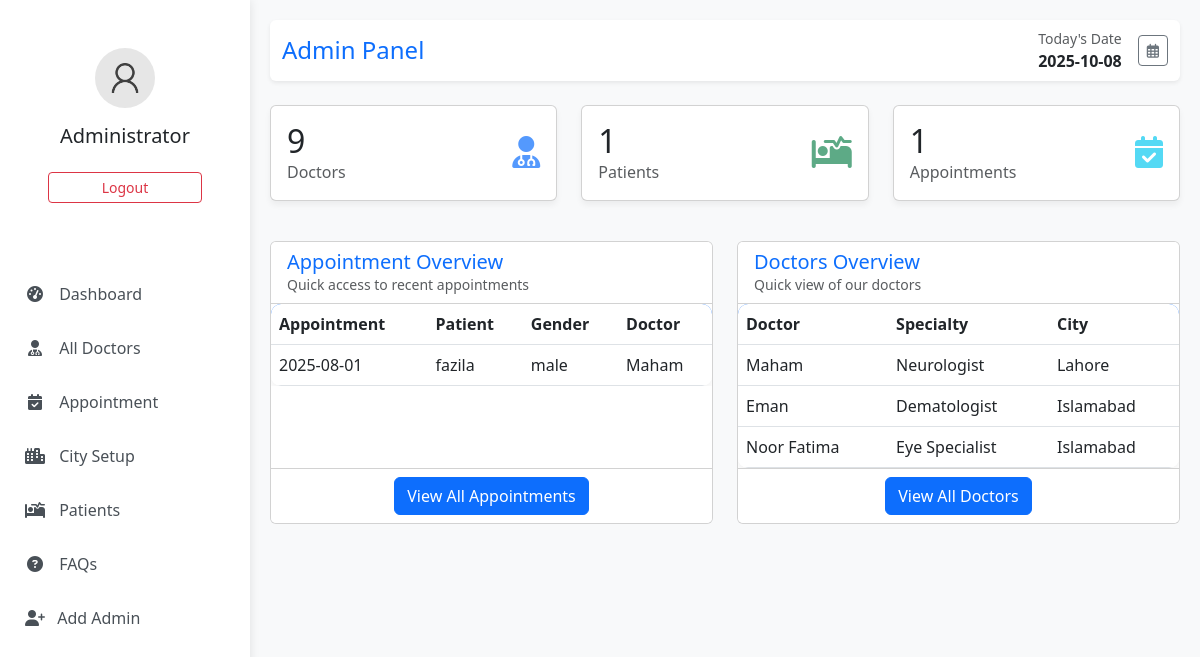
/admin/index.php (signed in), run on an earlier commit of the app's database.
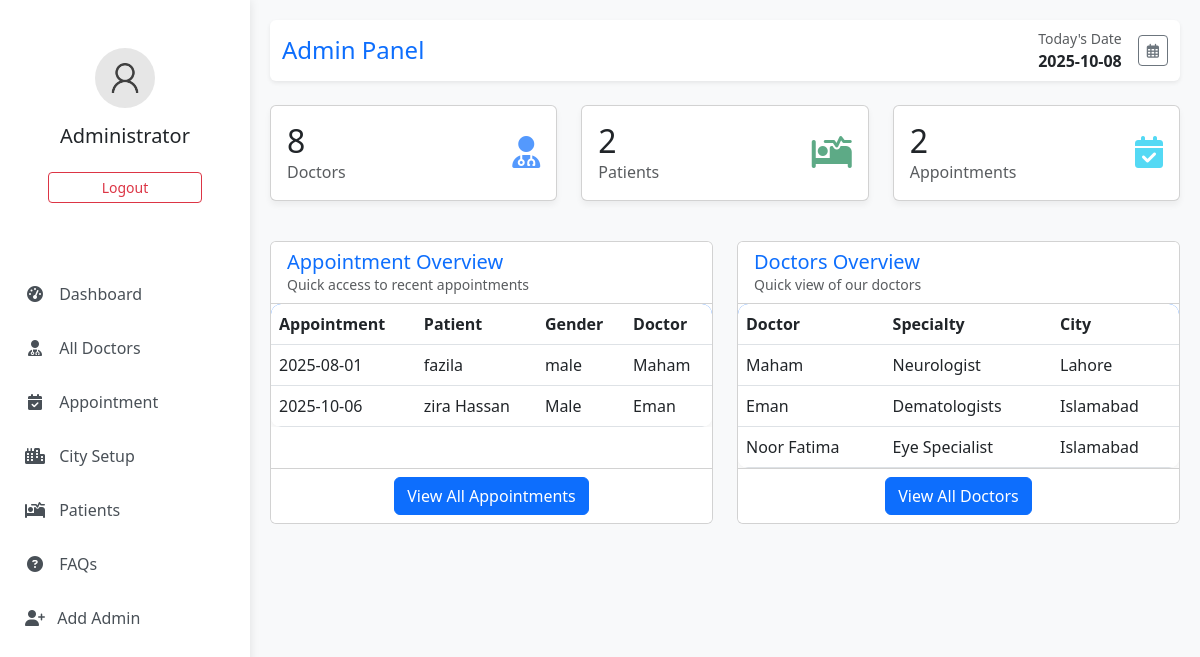
And on a later commit of the database.
### tables this page shows
CREATE TABLE `appointment` (
  `id` int(11) NOT NULL,
  `specialistid` int(11) NOT NULL,
  `docid` int(11) NOT NULL,
  `pt_name` varchar(255) NOT NULL,
  `dob` date NOT NULL,
  `pt_gender` varchar(225) NOT NULL,
  `pt_email` varchar(255) NOT NULL,
  `phone` varchar(255) NOT NULL,
  `pt_address` varchar(255) NOT NULL,
  `country` varchar(225) NOT NULL,
  `appdate` date NOT NULL,
  `apptime` time NOT NULL,
  `message` text NOT NULL,
  `status` varchar(255) NOT NULL DEFAULT 'pending'
);

CREATE TABLE `doctor` (
  `id` int(11) NOT NULL,
  `name` varchar(255) NOT NULL,
  `email` varchar(255) NOT NULL,
  `phone` varchar(255) NOT NULL,
  `gender` varchar(255) NOT NULL,
  `DOB` date NOT NULL,
  `city` int(11) NOT NULL,
  `CNIC` varchar(13) NOT NULL,
  `education` varchar(255) NOT NULL,
  `experience` text NOT NULL,
  `speciality` int(11) NOT NULL,
  `shift` varchar(255) NOT NULL,
  `address` varchar(255) NOT NULL,
  `drimage` varchar(255) NOT NULL
);

CREATE TABLE `docspecialization` (
  `ds_id` int(11) NOT NULL,
  `specialist` varchar(255) NOT NULL,
  `description` text NOT NULL
);

CREATE TABLE `city` (
  `ct_id` int(11) NOT NULL,
  `city_name` varchar(225) NOT NULL
);

### admin/index.php (the view, shortened to what the changed rows need)
<?php
include("../connection.php");
?>
<!DOCTYPE html>
<html lang="en">
<head>
    <link href="https://cdn.jsdelivr.net/npm/bootstrap@5.3.0/dist/css/bootstrap.min.css" rel="stylesheet">
    <link rel="stylesheet" href="https://cdnjs.cloudflare.com/ajax/libs/font-awesome/6.4.0/css/all.min.css">
</head>
<body>
    <?php include 'sidebar.php'; ?>
    <div class="main-content">
        <div class="row mb-4 animate-fade">
            <div class="col-md-4 mb-3">
                <div class="card dashboard-card h-100">
                    <div class="card-body">
                        <div class="row align-items-center">
                            <div class="col">
                                <h2 class="mb-0">
                                    <?php
                                    $quer = "SELECT COUNT(*) as doctor_total FROM doctor";
                                    $res = mysqli_query($con, $quer);
                                    $row = mysqli_fetch_assoc($res);
                                    echo $row['doctor_total'];
                                    ?>
                                </h2>
                                <p class="text-muted mb-0">Doctors</p>
                            </div>
                        </div>
                    </div>
                </div>
            </div>
            <div class="col-md-4 mb-3">
                <div class="card dashboard-card h-100">
                    <div class="card-body">
                        <div class="row align-items-center">
                            <div class="col">
                                <h2 class="mb-0">
                                    <?php
                                    $sql4 = "SELECT COUNT(*) as total FROM appointment";
                                    $result4 = mysqli_query($con, $sql4);
                                    $row4 = mysqli_fetch_assoc($result4);
                                    echo $row4['total'];
                                    ?>
                                </h2>
                                <p class="text-muted mb-0">Patients</p>
                            </div>
                        </div>
                    </div>
                </div>
            </div>
            <div class="col-md-4 mb-3">
                <div class="card dashboard-card h-100">
                    <div class="card-body">
                        <div class="row align-items-center">
                            <div class="col">
                                <h2 class="mb-0">
                                    <?php
                                    $sql4 = "SELECT COUNT(*) as total FROM appointment";
                                    $result4 = mysqli_query($con, $sql4);
                                    $row4 = mysqli_fetch_assoc($result4);
                                    echo $row4['total'];
                                    ?>
                                </h2>
                                <p class="text-muted mb-0">Appointments</p>
                            </div>
                        </div>
                    </div>
                </div>
            </div>
        </div>
        <div class="row animate-fade">
            <div class="col-lg-6 mb-4">
                <div class="card h-100">
                    <div class="card-body p-0">
                        <div class="table-responsive">
                            <table class="table data-table mb-0">
                                <thead>
                                    <tr>
                                        <th>Appointment</th>
                                        <th>Patient</th>
                                        <th>Gender</th>
                                        <th>Doctor</th>
                                    </tr>
                                </thead>
                                <tbody>
                                    <?php
                                    $query = "SELECT * FROM appointment AS a JOIN doctor AS d ON a.docid = d.id LIMIT 3";
                                    $queryExec = mysqli_query($con, $query);
                                    $count = mysqli_num_rows($queryExec);
                                    if ($count > 0) {
                                        while ($row = mysqli_fetch_assoc($queryExec)) {
                                            echo "<tr>
                                                <td>{$row['appdate']}</td>
                                                <td>{$row['pt_name']}</td>
                                                <td>{$row['pt_gender']}</td>
                                                <td>{$row['name']}</td>
                                            </tr>";
                                        }
                                    } else {
                                        echo "<tr><td colspan='4' class='text-center py-4'>No appointments found</td></tr>";
                                    }
                                    ?>
                                </tbody>
                            </table>
                        </div>
                    </div>
                </div>
            </div>
            <div class="col-lg-6 mb-4">
                <div class="card h-100">
                    <div class="card-body p-0">
                        <div class="table-responsive">
                            <table class="table data-table mb-0">
                                <thead>
                                    <tr>
                                        <th>Doctor</th>
                                        <th>Specialty</th>
                                        <th>City</th>
                                    </tr>
                                </thead>
                                <tbody>
                                    <?php
                                    $sqlquery = "SELECT * FROM doctor AS d JOIN docspecialization AS dsp ON d.speciality = dsp.ds_id JOIN city as c ON d.city = c.ct_id LIMIT 3";
                                    $queryExecute = mysqli_query($con, $sqlquery);
                                    $count = mysqli_num_rows($queryExecute);
                                    if ($count > 0) {
                                        while ($row = mysqli_fetch_assoc($queryExecute)) {
                                            echo "<tr>
                                                <td>{$row['name']}</td>
                                                <td>{$row['specialist']}</td>
                                                <td>{$row['city_name']}</td>
                                            </tr>";
                                        }
                                    } else {
                                        echo "<tr><td colspan='3' class='text-center py-4'>No doctors found</td></tr>";
                                    }
                                    ?>
                                </tbody>
                            </table>
                        </div>
                    </div>
                </div>
            </div>
        </div>
    </div>
</body>
</html>

What changed in the data, as far as the page shows it:
added appointment: appdate "2025-10-06", pt_name "zira Hassan", pt_gender "Male", docid.name "Eman"
changed through a linked row, doctor "Eman": speciality.specialist "Dematologist" → "Dematologists"
Also different on the page:
$row['doctor_total']: "9" → "8"
$row4['total']: "1" → "2"
